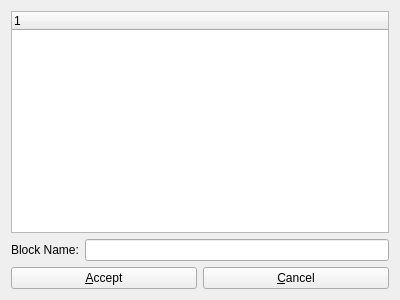
<?xml version="1.0" encoding="UTF-8"?>
<ui version="4.0">
 <class>Form</class>
 <widget class="QWidget" name="Form">
  <property name="geometry">
   <rect>
    <x>0</x>
    <y>0</y>
    <width>400</width>
    <height>300</height>
   </rect>
  </property>
  <property name="windowTitle">
   <string>Form</string>
  </property>
  <layout class="QVBoxLayout" name="verticalLayout">
   <item>
    <widget class="QTreeWidget" name="blockTree">
     <column>
      <property name="text">
       <string notr="true">1</string>
      </property>
     </column>
    </widget>
   </item>
   <item>
    <layout class="QHBoxLayout" name="horizontalLayout_2">
     <item>
      <widget class="QLabel" name="label">
       <property name="text">
        <string>Block Name:</string>
       </property>
      </widget>
     </item>
     <item>
      <widget class="QLineEdit" name="lineEdit"/>
     </item>
    </layout>
   </item>
   <item>
    <layout class="QHBoxLayout" name="horizontalLayout">
     <item>
      <widget class="QPushButton" name="accept">
       <property name="text">
        <string>&amp;Accept</string>
       </property>
      </widget>
     </item>
     <item>
      <widget class="QPushButton" name="pushButton_2">
       <property name="text">
        <string>&amp;Cancel</string>
       </property>
      </widget>
     </item>
    </layout>
   </item>
  </layout>
 </widget>
 <tabstops>
  <tabstop>lineEdit</tabstop>
  <tabstop>accept</tabstop>
  <tabstop>pushButton_2</tabstop>
 </tabstops>
 <resources/>
 <connections>
  <connection>
   <sender>pushButton_2</sender>
   <signal>clicked()</signal>
   <receiver>Form</receiver>
   <slot>close()</slot>
   <hints>
    <hint type="sourcelabel">
     <x>296</x>
     <y>278</y>
    </hint>
    <hint type="destinationlabel">
     <x>199</x>
     <y>149</y>
    </hint>
   </hints>
  </connection>
 </connections>
</ui>
